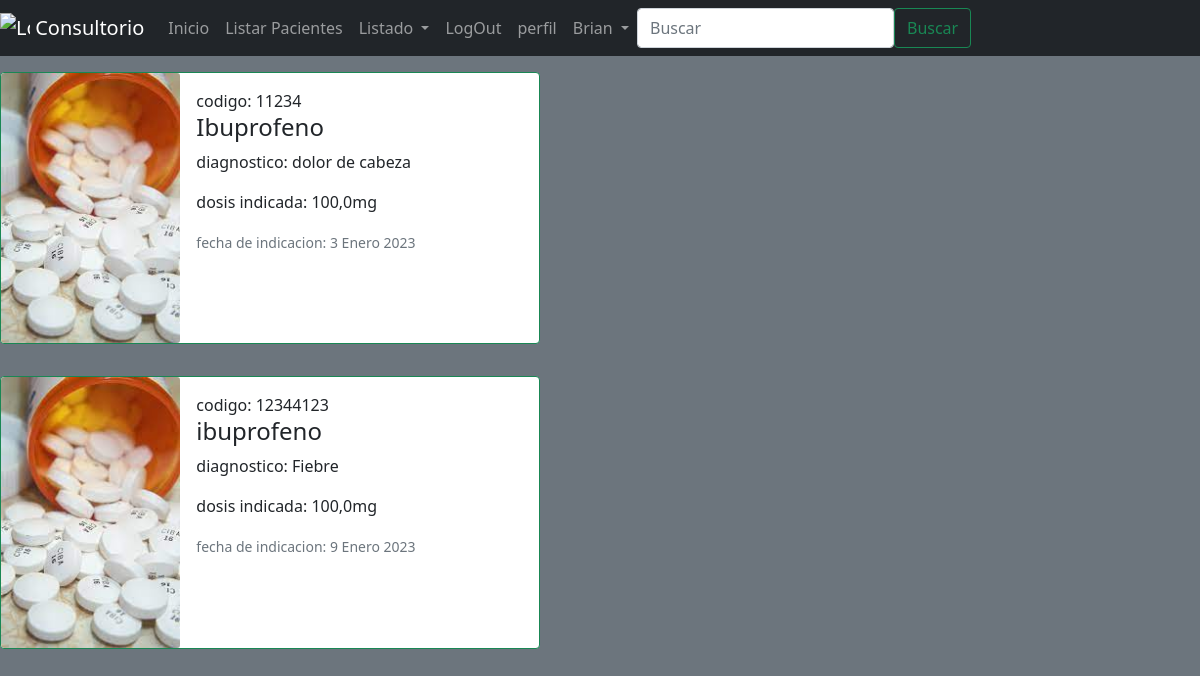
Screenshot of /list-medicines/ (signed in) with the database file from the repository.
### Consultorio/models.py (models this page shows, shortened)
class Medicines(models.Model):
    name = models.CharField(max_length=50,blank=False)
    dose = models.FloatField(blank=False)
    indication_date = models.DateField(blank=False)
    diagnostic = models.CharField(max_length=100, blank=False)
    number = models.IntegerField(blank=False)
    class Meta:
        verbose_name = 'Receta'
        verbose_name_plural = 'Recetas'

### Consultorio/views.py (the view)
# urls.py: path("list-medicines/", medicine_list),
@login_required
def medicine_list(request):
    if "search" in request.GET:
        search = request.GET["search"]
        list_medicines = Medicines.objects.filter(name__icontains = search)
    else:
        list_medicines = Medicines.objects.all()
    context = {
        "medicine_list" : list_medicines,
    }
    return render(request, "medicines/list_medicines.html", context=context)

### Templates/medicines/list_medicines.html (shortened to what this page needs)
{% extends 'base.html' %}
{% block navbar %}
<form class="form-inline my-2 my-lg-0 d-flex" action="/list-medicines/" method="GET">
    <input class="form-control mr-sm-2" type="search" placeholder="Buscar" aria-label="Search" name="search">
    <button class="btn btn-outline-success my-2 my-sm-0" type="submit">Buscar</button>
</form>
{% endblock %}
{% block content %}
    {% for medicine in medicine_list %}
    <div class="card-group row row-cols-1 row-cols-md-2 g-4">
        <div class="col">
    <div class="card mb-3 mt-3 flex border-success " style="max-width: 540px;">
            <div class="row g-0">
                <div class="col-md-4">
                    <img class="card-img img-fluid rounded-start h-100">
                </div>
            <div class="col-md-8">
                <div class="card-body">
                    <h7 class="card-title">codigo: {{medicine.number}}</h6>
                    <h4 class="card-title">{{medicine.name}}</h5>
                    <p class="card-text">diagnostico: {{medicine.diagnostic}}</p>
                    <p class="card-text">dosis indicada: {{medicine.dose}}mg</p>
                    <p class="card-text"><small class="text-muted">fecha de indicacion: {{medicine.indication_date}}</small></p>
                </div>
            </div>
            </div>
        </div>
    </div>
    </div>
    {% endfor %}
{% endblock %}

### Templates/Base.html (shortened to what this page needs)
<!DOCTYPE html>
<html lang="en">
<head>
    <link href="https://cdn.jsdelivr.net/npm/bootstrap@5.0.2/dist/css/bootstrap.min.css" rel="stylesheet"
 />
    <link rel="stylesheet" href="https://cdn.jsdelivr.net/npm/bootstrap-icons@1.10.3/font/bootstrap-icons.css" />
</head>
{% block header %}
<header>
    <nav class="navbar navbar-expand-lg navbar-dark bg-dark flex">
        <a class="navbar-brand" href="/">
            <img src="https://encrypted-tbn0.gstatic.com/images?q=tbn:ANd9GcT5LlQCrw7Yh54_ZSyfxi5tbiYgh6i9SNdgrQ&usqp=CAU"
                width="30" height="30" class="d-inline-block align-top" alt="Logo Coder" />
            Consultorio
        </a>
        <div class="collapse navbar-collapse" id="navbarNavAltMarkup">
            <div class="navbar-nav text-center">
                <a class="nav-item nav-link" href="/">Inicio</a>
                <a class="nav-item nav-link" href="/list-patients/">Listar Pacientes</a>
                <li class="nav-item dropdown">
                    <a class="nav-link dropdown-toggle" href="#" id="navbarDropdown" role="button"
                        data-toggle="dropdown" aria-haspopup="true" aria-expanded="false">
                        Listado
                    </a>
                </li>
                {% if request.user.is_authenticated %}
                <li class="nav-item">
                    <a class="nav-link" href="/logout/">LogOut</a>
                </li>
                <li class="nav-item">
                    <a class="nav-link" href="/user-profile/">perfil</a>
                </li>
                <li class="nav-item dropdown">
                    <a class="nav-link dropdown-toggle" href="#" id="navbarDropdown" role="button"
                        data-toggle="dropdown" aria-haspopup="true" aria-expanded="false">
                        {{user.username}}
                    </a>
                </li>
                {% endif %} {% block navbar %}{% endblock %}
            </div>
        </div>
    </nav>
</header>
{% endblock header %}
<body class="bg-secondary">
    {% block content %} {% endblock %}
    <link rel="stylesheet"
        href="https://cdnjs.cloudflare.com/ajax/libs/bootstrap-datepicker/1.4.1/css/bootstrap-datepicker3.css" />
</body>
</html>

### rows the page displays
Medicines: number "11234", name "Ibuprofeno", diagnostic "dolor de cabeza", dose "100,0", indication_date "3 Enero 2023"
Medicines: number "12344123", name "ibuprofeno", diagnostic "Fiebre", dose "100,0", indication_date "9 Enero 2023"

### other values shown
{{ user.username }} "Brian"
